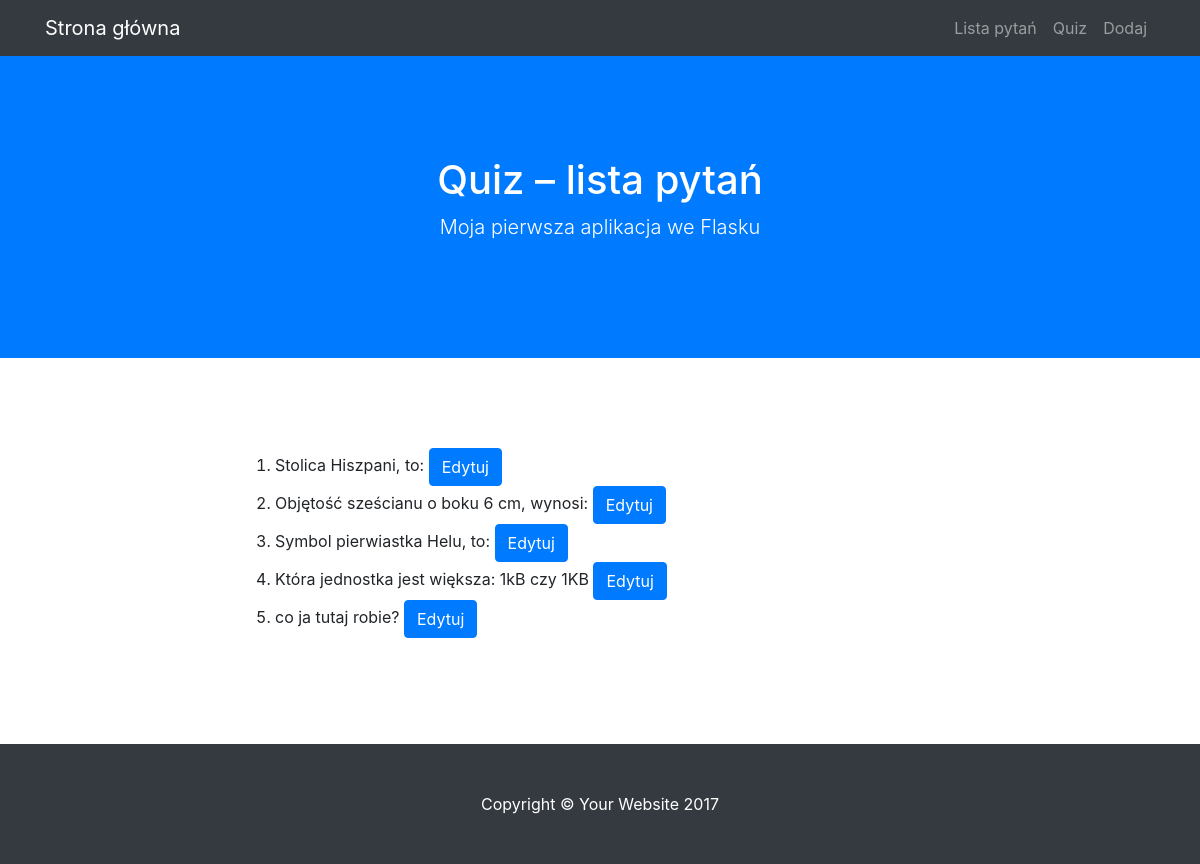
The app's page /lista, older data.
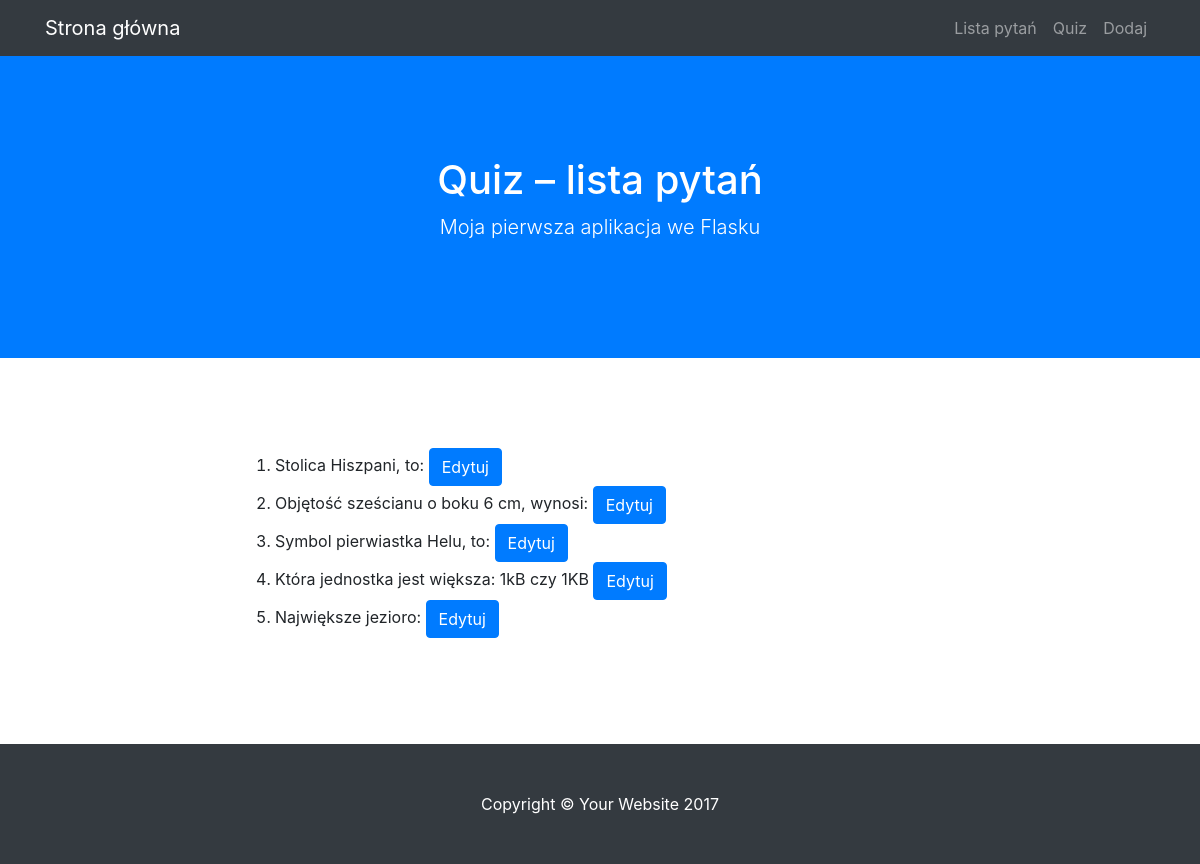
The same page, newer data.
### modele.py (models this page shows)
class BazaModel(Model):
    class Meta:
        database = baza

class Pytanie(BazaModel):
    pytanie = CharField(null=False)
    kategoria = ForeignKeyField(Kategoria, related_name='pytania')

### views.py (the view)
@app.route("/lista")
def lista():
    pytania = Pytanie.select()
    return render_template('lista.html', query = pytania)

### quiz.py (called while the page is built)
@app.before_request
def before_request():
    g.db = baza
    g.db.connect()

@app.after_request
def after_request(response):
    g.db.close()
    return response

### templates/lista.html (shortened to what this page needs)
{% extends "szablon.html" %}
{% block h1 %}Quiz – lista pytań{% endblock %}
{% block tresc %}
<ol>
    {% for p in query %}
    <li>
        {{ p.pytanie }}
        <a href="{{ url_for('edytuj', pid=p.id) }}" class="btn btn-primary">Edytuj</a>
    </li>
    {% endfor %}
</ol>
{% endblock %}

Row changes from the older to the newer data that the page shows:
changed Pytanie: pytanie "co ja tutaj robie?" → "Największe jezioro:"
